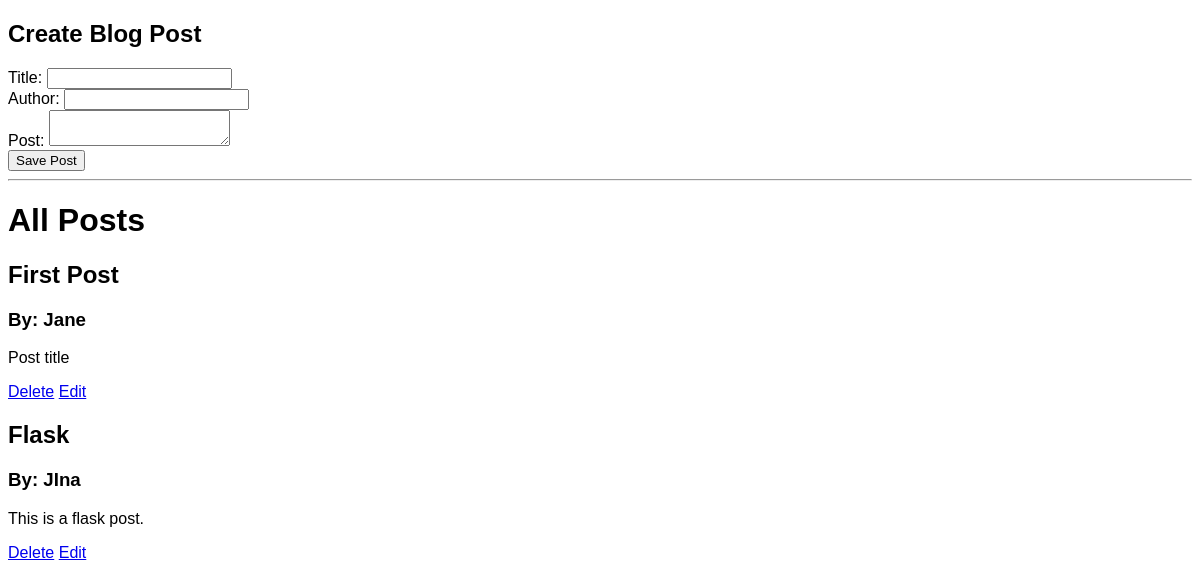
Page /posts on the earlier database version.
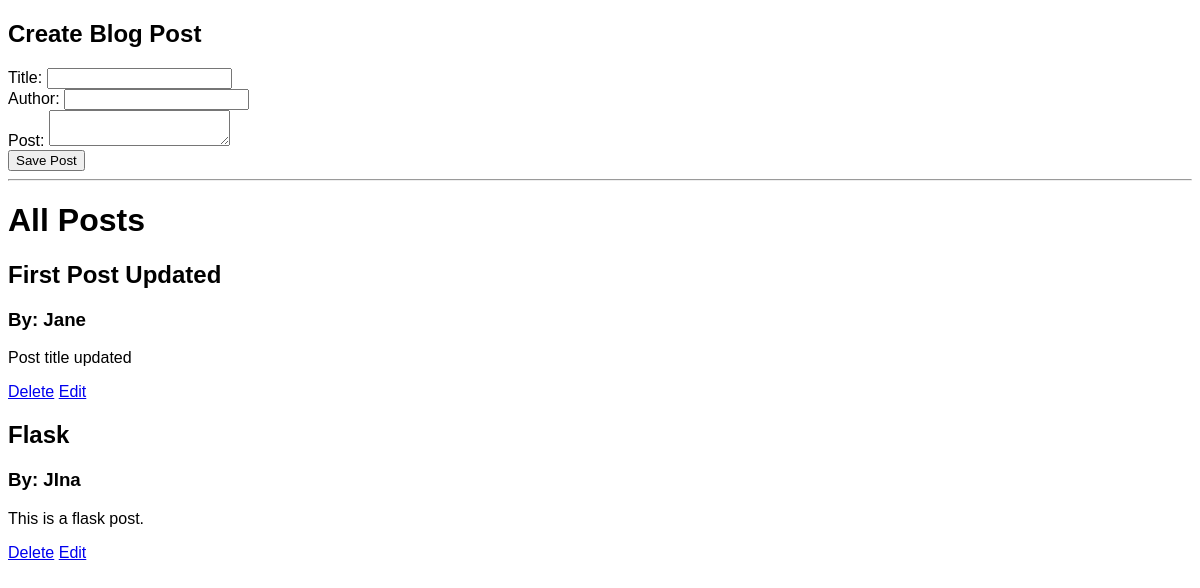
Same page on the later database version.
### app.py (models this page shows, shortened)
class BlogPost(db.Model):
    id = db.Column(db.Integer, primary_key=True)
    title = db.Column(db.String(100), nullable=False, unique=True)
    content = db.Column(db.Text, nullable=False)
    author = db.Column(db.String(20), nullable=False, default='N/A')
    created_at = db.Column(db.DateTime, nullable=False, default=datetime.utcnow())

### app.py (the view)
@app.route('/posts', methods=['GET', 'POST'])
def posts():
    if request.method == 'POST':
        title = request.form['title']
        content = request.form['content']
        author = request.form['author']
        post = BlogPost(title=title, content=content, author=author)
        db.session.add(post)
        db.session.commit()
        return redirect('/posts')
    else:
        all_posts = BlogPost.query.order_by(BlogPost.created_at).all()
    return render_template('posts.html', posts=all_posts)

### templates/posts.html (shortened to what this page needs)
{% extends 'base.html' %}
{% block body %}
    <h2>Create Blog Post</h2>
    <form action="/posts" method="POST">
        Title: <input type="text" name="title" required>
        <br>
        Author: <input type="text" name="author" required>
        <br>
        Post: <textarea name="content"></textarea>
        <br>
        <input type="submit" value="Save Post">
    </form>
    <hr>
    <h1>All Posts</h1>
    {% for post in posts %}
        <h2>{{ post.title }}</h2>
        {% if post.author %}
            <h3>By: {{ post.author }}</h3>
        {% else %}
            <h3>By: N/A</h3>
        {% endif %}
        <p>{{ post.content }}</p>
        <a href="/posts/delete/{{  post.id }}">Delete</a>
        <a href="/posts/edit/{{  post.id }}">Edit</a>
    {% endfor %}
{% endblock %}

### templates/base.html (shortened to what this page needs)
<!DOCTYPE html>
<html lang="en">
<head>
    <link rel="stylesheet" href="{{  url_for('static', filename='css/main.css') }}">
</head>
<body>
{% block body %}{% endblock %}
</body>
</html>

### static/css/main.css (style rules this page uses)
body { font-family: Helvetica; }

Differences in the rows shown:
changed BlogPost "Jane": title "First Post" → "First Post Updated"; content "Post title" → "Post title updated"
